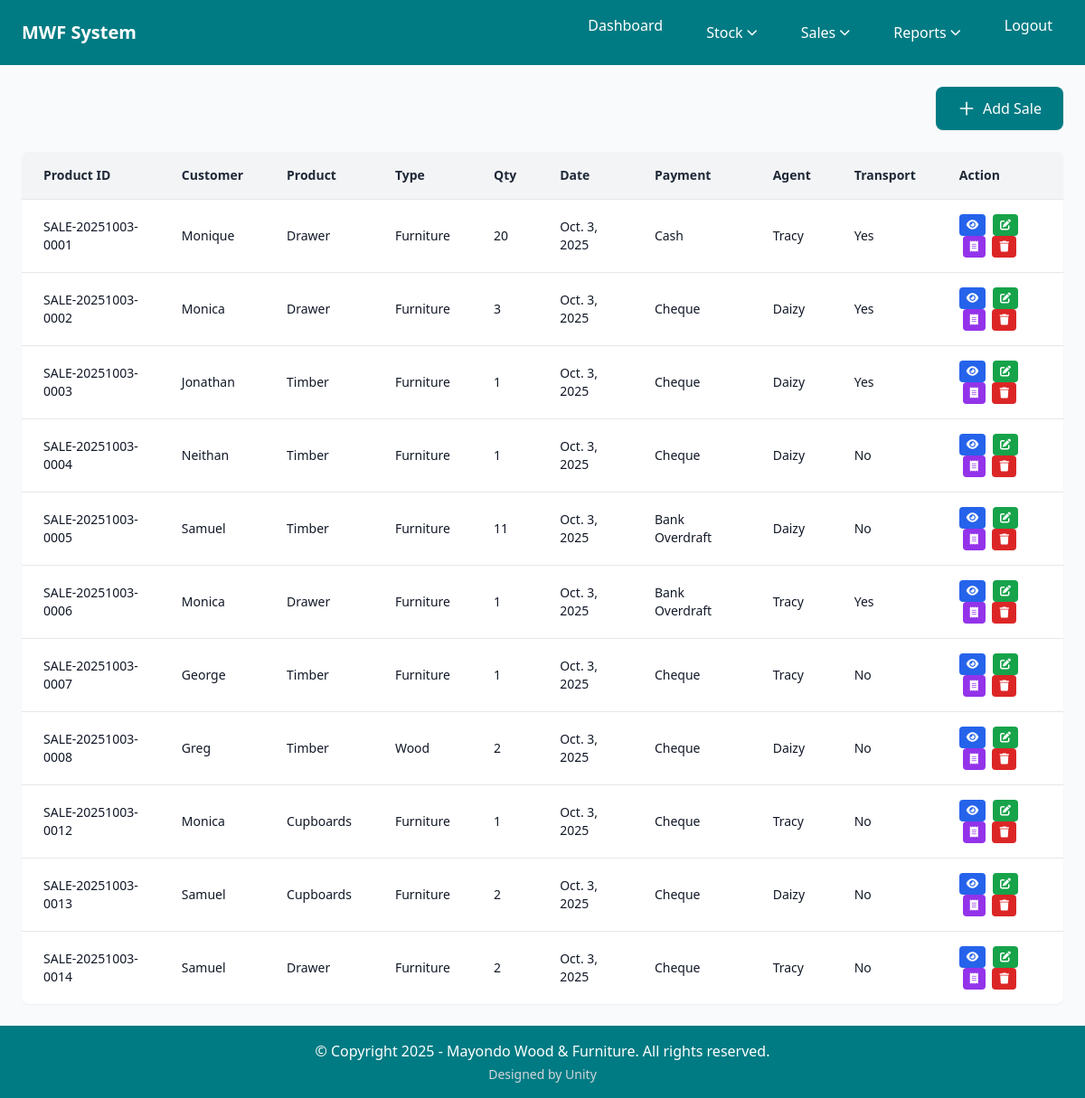
Page /saleRecord/ (signed in) on the committed database.
### home/models.py (models this page shows, shortened)
class Sale(models.Model):
    CUSTOMER_CHOICES = [('Timber', 'Timber'), ('Sofa', 'Sofa'),('Tables','Tables'),('Cupboards','Cupboards'),('Drawer','Drawer'),('Poles','Poles')]
    PRODUCT_TYPE_CHOICES = [('Wood', 'Wood'), ('Furniture', 'Furniture')]
    PAYMENT_CHOICES = [('Cash', 'Cash'), ('Cheque','Cheque'), ('Bank Overdraft','Bank Overdraft')]
    product_id = models.CharField(max_length=50, blank=True, unique=True)
    customer_name = models.CharField(max_length=100)
    product_name = models.CharField(max_length=100, choices=CUSTOMER_CHOICES,
                                   help_text="Select the product category",
                                   default='Timber')
    product_type = models.CharField(max_length=20, choices=PRODUCT_TYPE_CHOICES,
                                   help_text="Select the product type",
                                   default='Furniture')
    product_ref = models.ForeignKey(Product, on_delete=models.PROTECT, null=True, blank=True,
                                   help_text="Auto-populated from product details")
    quantity = models.IntegerField()  # Number of items sold
    date = models.DateField(null=False)  # When the sale occurred
    payment_type = models.TextField(choices = PAYMENT_CHOICES)  # How customer paid
    sales_agent = models.CharField(max_length=50)  # Employee who made the sale
    transport_required = models.BooleanField(default=False)  # Delivery needed (checkbox)

### home/views.py (the view)
# urls.py: path('saleRecord/', saleRecord, name='saleRecord'),     # View all sales
@secure_view
@login_required
@user_passes_test(is_employee_or_manager)
def saleRecord(request):
    all_Sales = Sale.objects.all()
    context = {
        "Sales" : all_Sales
    }
    return render(request, 'sales.html', context)

### home/context_processors.py (called while the page is built)
def user_roles(request):
    context = {
        'is_manager': False,
        'is_employee': False,
    }
    if request.user.is_authenticated:
        context['is_manager'] = request.user.groups.filter(name="Manager").exists()
        context['is_employee'] = request.user.groups.filter(name="Employee").exists()
    return context

### home/views.py (called while the page is built)
def is_employee_or_manager(user):
    return user.is_authenticated and user.groups.filter(name__in=['Manager', 'Employee']).exists()

def secure_view(view_func):
    @wraps(view_func)
    @never_cache
    @cache_control(no_cache=True, must_revalidate=True, no_store=True)
    def wrapper(request, *args, **kwargs):
        response = view_func(request, *args, **kwargs)
        if hasattr(response, '__setitem__'):
            response['Cache-Control'] = 'no-cache, no-store, must-revalidate, max-age=0'
            response['Pragma'] = 'no-cache'
            response['Expires'] = '0'
            response['X-Frame-Options'] = 'DENY'  # Prevent clickjacking
        return response
    return wrapper

### home/templates/sales.html (shortened to what this page needs)
{% extends 'base.html' %}
{% block content %}
      <div class="flex justify-end mb-6">
        <a href="/addSale/" class="inline-flex items-center px-6 py-3 bg-cordes-dark text-white font-medium rounded-lg hover:bg-cordes-blue transition-colors duration-300 shadow-sm">
          <svg class="w-5 h-5 mr-2" fill="none" stroke="currentColor" viewBox="0 0 24 24">
            <path stroke-linecap="round" stroke-linejoin="round" stroke-width="2" d="M12 4v16m8-8H4"></path>
          </svg>
          Add Sale
        </a>
      </div>
      <section class="bg-white rounded-lg shadow-sm overflow-hidden">
        <table class="w-full border-collapse">
        <thead class="bg-gray-100">
          <tr>
            <th class="px-6 py-4 text-left text-sm font-semibold text-gray-800 border-b border-gray-200">Product ID</th>
            <th class="px-6 py-4 text-left text-sm font-semibold text-gray-800 border-b border-gray-200">Customer</th>
            <th class="px-6 py-4 text-left text-sm font-semibold text-gray-800 border-b border-gray-200">Product</th>
            <th class="px-6 py-4 text-left text-sm font-semibold text-gray-800 border-b border-gray-200">Type</th>
            <th class="px-6 py-4 text-left text-sm font-semibold text-gray-800 border-b border-gray-200">Qty</th>
            <th class="px-6 py-4 text-left text-sm font-semibold text-gray-800 border-b border-gray-200">Date</th>
            <th class="px-6 py-4 text-left text-sm font-semibold text-gray-800 border-b border-gray-200">Payment</th>
            <th class="px-6 py-4 text-left text-sm font-semibold text-gray-800 border-b border-gray-200">Agent</th>
            <th class="px-6 py-4 text-left text-sm font-semibold text-gray-800 border-b border-gray-200">Transport</th>
            <th class="px-6 py-4 text-left text-sm font-semibold text-gray-800 border-b border-gray-200">Action</th>
          </tr>
        </thead>
        <tbody class="divide-y divide-gray-200">
          {% for item in Sales %}
          <tr class="hover:bg-gray-50 transition-colors duration-150">
            <td class="px-6 py-4 text-sm text-gray-900">{{ item.product_id }}</td>
            <td class="px-6 py-4 text-sm text-gray-900">{{ item.customer_name }}</td>
            <td class="px-6 py-4 text-sm text-gray-900">{{ item.product_name }}</td>
            <td class="px-6 py-4 text-sm text-gray-900">{{ item.product_type }}</td>
            <td class="px-6 py-4 text-sm text-gray-900">{{ item.quantity }}</td>
            <td class="px-6 py-4 text-sm text-gray-900">{{ item.date }}</td>
            <td class="px-6 py-4 text-sm text-gray-900">{{ item.payment_type }}</td>
            <td class="px-6 py-4 text-sm text-gray-900">{{ item.sales_agent }}</td>
            <td class="px-6 py-4 text-sm text-gray-900">{{ item.transport_required|yesno:"Yes,No" }}</td>
            <td class="px-6 py-4 text-sm space-x-1">
              <a href="/view/{{ item.id }}" class="inline-block px-2 py-1 bg-blue-600 text-white text-xs rounded hover:bg-blue-700 transition-colors" title="View Details">
                <i class="fas fa-eye"></i>
              </a>
              <a href="/edit/{{ item.id }}" class="inline-block px-2 py-1 bg-green-600 text-white text-xs rounded hover:bg-green-700 transition-colors" title="Edit Sale">
                <i class="fas fa-edit"></i>
              </a>
              <a href="/receipt/{{ item.id }}" target="_blank" class="inline-block px-2 py-1 bg-purple-600 text-white text-xs rounded hover:bg-purple-700 transition-colors" title="Generate Receipt">
                <i class="fas fa-receipt"></i>
              </a>
              <button onclick="openDeleteModal('{{ item.id }}', '{{ item.product_name }}', '{{ item.product_id }}')" class="px-2 py-1 bg-red-600 text-white text-xs rounded hover:bg-red-700 transition-colors" title="Delete Sale">
                <i class="fas fa-trash"></i>
              </button>
            </td>
          </tr>
          {% empty %}
          <tr>
            <td colspan="10" class="px-6 py-8 text-center text-gray-500">No sales records yet. <a href="/addSale/" class="text-cordes-dark hover:underline">Add one</a></td>
          </tr>
          {% endfor %}
        </tbody>
      </table>
    </section>
{% endblock %}

### rows in the picture
Sale: product_id "SALE-20251003-0001", customer_name "Monique", product_name "Drawer", product_type "Furniture", quantity "20", date "Oct. 3, 2025", payment_type "Cash", sales_agent "Tracy", transport_required "Yes"
Sale: product_id "SALE-20251003-0002", customer_name "Monica", product_name "Drawer", product_type "Furniture", quantity "3", date "Oct. 3, 2025", payment_type "Cheque", sales_agent "Daizy", transport_required "Yes"
Sale: product_id "SALE-20251003-0003", customer_name "Jonathan", product_name "Timber", product_type "Furniture", quantity "1", date "Oct. 3, 2025", payment_type "Cheque", sales_agent "Daizy", transport_required "Yes"
Sale: product_id "SALE-20251003-0004", customer_name "Neithan", product_name "Timber", product_type "Furniture", quantity "1", date "Oct. 3, 2025", payment_type "Cheque", sales_agent "Daizy", transport_required "No"
Sale: product_id "SALE-20251003-0005", customer_name "Samuel", product_name "Timber", product_type "Furniture", quantity "11", date "Oct. 3, 2025", payment_type "Bank Overdraft", sales_agent "Daizy", transport_required "No"
Sale: product_id "SALE-20251003-0006", customer_name "Monica", product_name "Drawer", product_type "Furniture", quantity "1", date "Oct. 3, 2025", payment_type "Bank Overdraft", sales_agent "Tracy", transport_required "Yes"
Sale: product_id "SALE-20251003-0007", customer_name "George", product_name "Timber", product_type "Furniture", quantity "1", date "Oct. 3, 2025", payment_type "Cheque", sales_agent "Tracy", transport_required "No"
Sale: product_id "SALE-20251003-0008", customer_name "Greg", product_name "Timber", product_type "Wood", quantity "2", date "Oct. 3, 2025", payment_type "Cheque", sales_agent "Daizy", transport_required "No"
Sale: product_id "SALE-20251003-0012", customer_name "Monica", product_name "Cupboards", product_type "Furniture", quantity "1", date "Oct. 3, 2025", payment_type "Cheque", sales_agent "Tracy", transport_required "No"
Sale: product_id "SALE-20251003-0013", customer_name "Samuel", product_name "Cupboards", product_type "Furniture", quantity "2", date "Oct. 3, 2025", payment_type "Cheque", sales_agent "Daizy", transport_required "No"
Sale: product_id "SALE-20251003-0014", customer_name "Samuel", product_name "Drawer", product_type "Furniture", quantity "2", date "Oct. 3, 2025", payment_type "Cheque", sales_agent "Tracy", transport_required "No"
